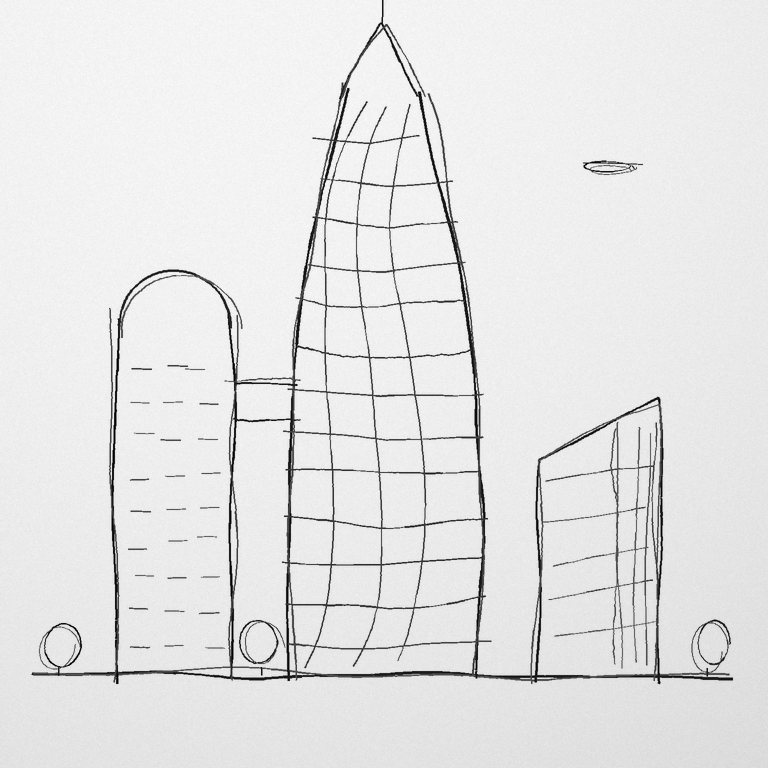
#> input picture sketches/01_futuristic_tower.png, 768 x 768 px
$ python -i preprocess.py   (imports and definitions only)
#> lines starting #> are read from the running program, lines starting #| are printed output that depends on the picture; after the words box and inside, x2 and y2 are one past the last pixel; in counts of white or black regions, pixels touching at a corner belong together
#> further down, picture is the input picture: PIL image 768x768 RGB; min 0, max 250, mean 228.8
"""Sketch preprocessing and control-map extraction.

A raw sketch (scan or phone photo) is turned into a clean binary line drawing,
and from that into the *control image* that a specific ControlNet expects:

    raw sketch ──clean_sketch()──> binary lines (black on white, square, /8 size)
                                 └──make_control(mode)──> control image

ControlNet conventions (lllyasviel ControlNet v1.1):
  * scribble / lineart / softedge: white lines on a black background
  * canny: white 1-px edges on black, extracted with the Canny operator

The OpenCV-based extractors below need no extra model downloads. If
`controlnet_aux` is installed, the learned HED / PiDiNet / Lineart annotators
can be used instead (modes ending in "_aux"), which is closer to what the
ControlNets saw during training.
"""
from __future__ import annotations

from dataclasses import dataclass

import cv2
import numpy as np
from PIL import Image

CONTROL_MODES = ("scribble", "lineart", "softedge", "canny", "softedge_aux", "lineart_aux")


@dataclass
class CleanConfig:
    size: int = 512                # output side length (square); must be divisible by 8
    background_blur: int = 41      # kernel for illumination flattening (odd)
    block_size: int = 31           # adaptive-threshold neighbourhood (odd)
    c: int = 12                    # adaptive-threshold offset; higher = fewer, darker lines kept
    min_component_px: int = 30     # remove specks smaller than this (at working resolution)
    stroke_px: int = 0             # 0 = keep stroke width, >0 = dilate/thin to roughly this width
    margin: float = 0.06           # white border added around the cropped drawing


def load_image(path_or_img) -> Image.Image:
    if isinstance(path_or_img, Image.Image):
        return path_or_img.convert("RGB")
    return Image.open(path_or_img).convert("RGB")


def clean_sketch(img, cfg: CleanConfig | None = None) -> Image.Image:
    """Return a clean binary sketch (black lines on white), square, cfg.size px.

    Steps
    1. grayscale
    2. flatten uneven lighting: divide by a heavily blurred copy (background estimate)
    3. adaptive threshold: robust to remaining shading and paper texture
    4. remove small connected components (dust, paper grain)
    5. crop to the drawing's bounding box, pad to a square with a margin, resize
    6. optionally normalise stroke width
    """
    cfg = cfg or CleanConfig()
    gray = cv2.cvtColor(np.asarray(load_image(img)), cv2.COLOR_RGB2GRAY)

    bg = cv2.medianBlur(gray, cfg.background_blur | 1)
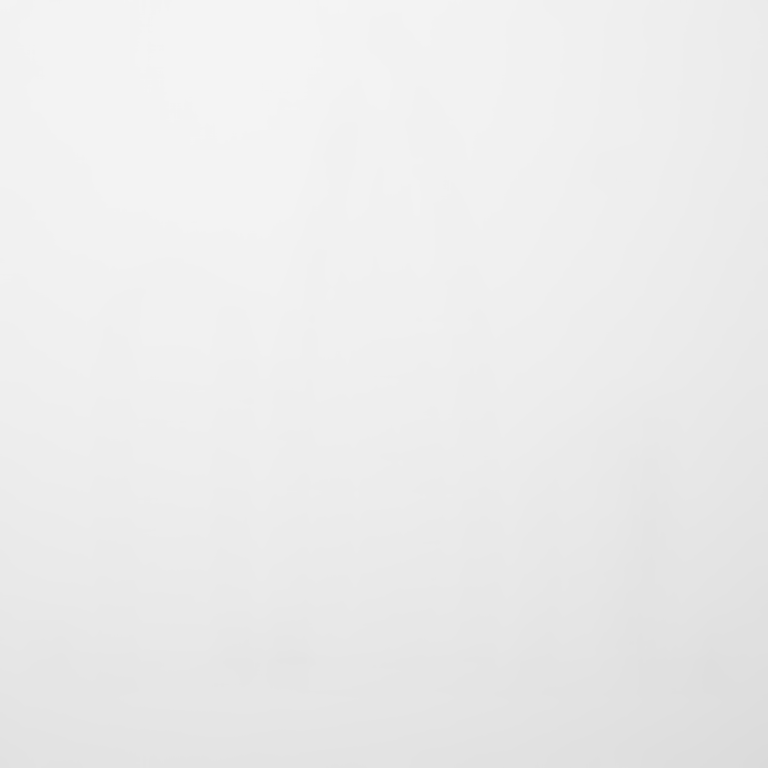
#> bg: shape (768, 768); min 218, max 244, mean 235.9
    flat = cv2.divide(gray, bg, scale=255)
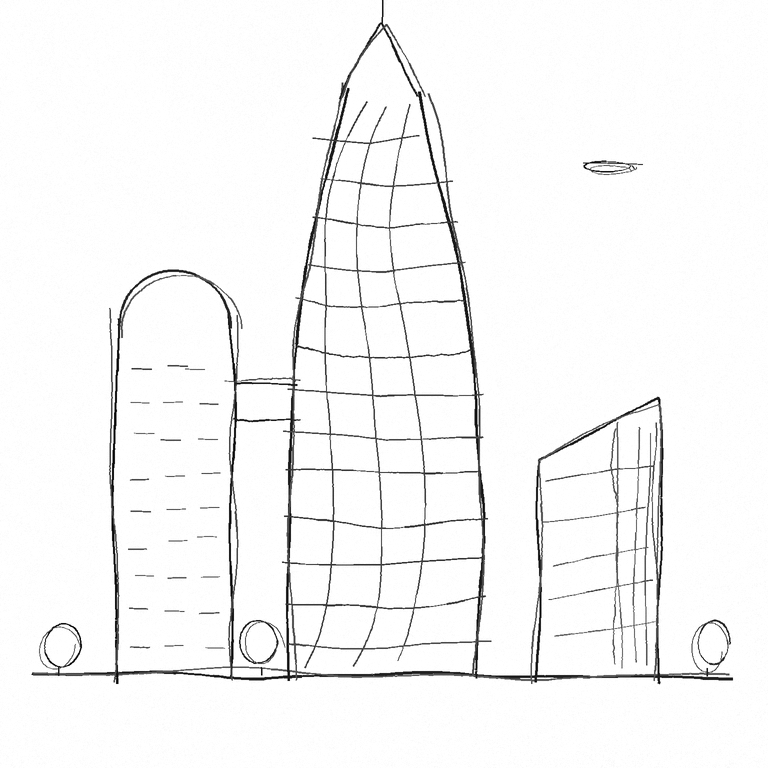
#> flat: shape (768, 768); min 0, max 255, mean 246.5

    binary = cv2.adaptiveThreshold(
        flat, 255, cv2.ADAPTIVE_THRESH_GAUSSIAN_C, cv2.THRESH_BINARY_INV, cfg.block_size | 1, cfg.c
    )  # lines = 255
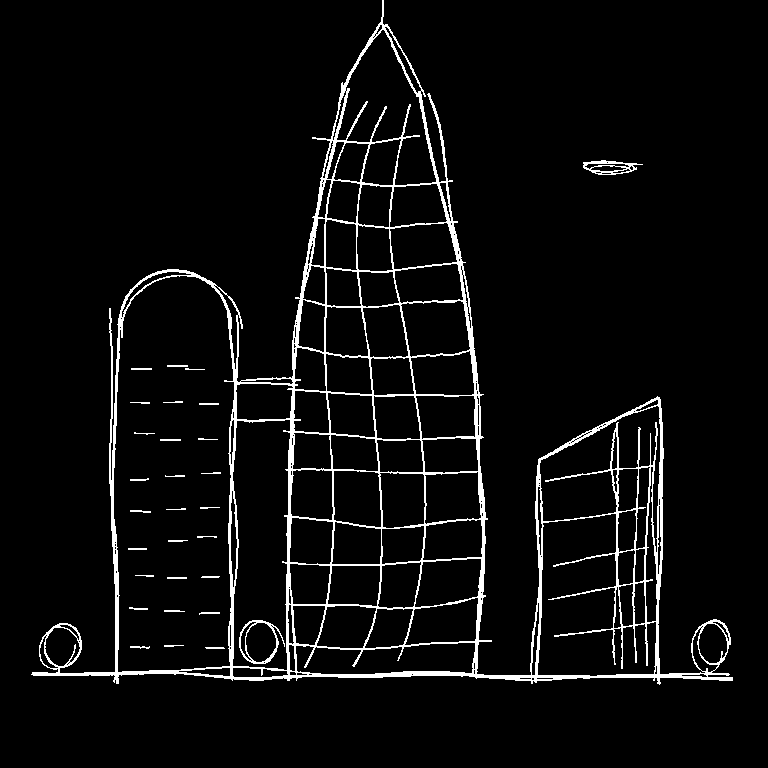
#> binary: shape (768, 768); 4.9% white; 30 white regions, largest, box (x1, y1, x2, y2) and area: (31, 0, 733, 685) 27155, (239, 620, 285, 664) 395, (583, 160, 643, 175) 367

    n, labels, stats, _ = cv2.connectedComponentsWithStats(binary, connectivity=8)
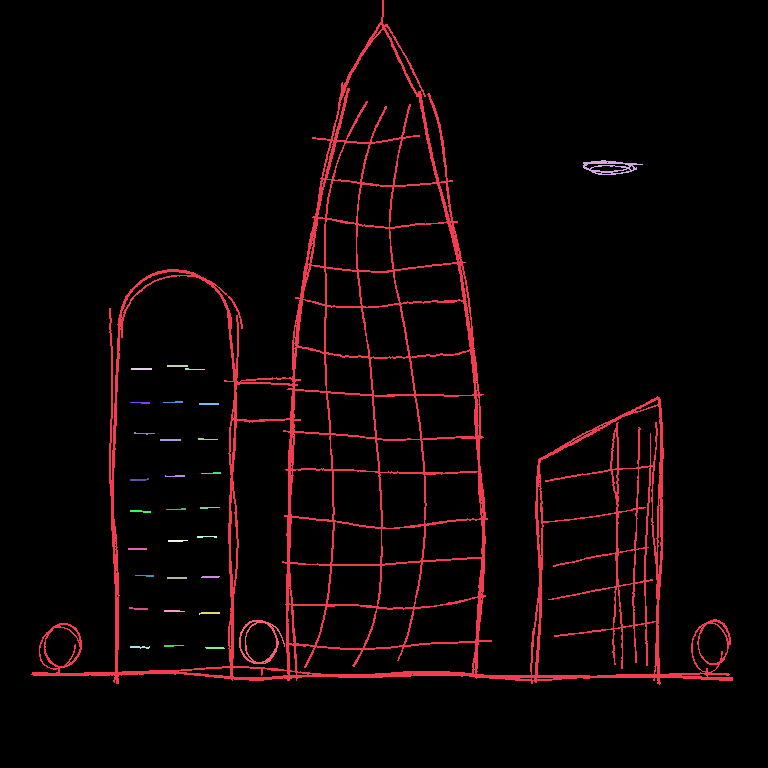
#> labels: shape (768, 768) int32; 31 distinct labels, from 0 to 30; one colour per label, 0 black
#> n = 31; stats = 31 rows, first 6: [0, 0, 768, 768, 560993], [31, 0, 702, 685, 27155], [583, 160, 60, 15, 367], [167, 365, 21, 2, 42], [131, 368, 21, 2, 42], [185, 368, 20, 2, 24]
    keep = np.zeros(n, dtype=bool)
    keep[1:] = stats[1:, cv2.CC_STAT_AREA] >= cfg.min_component_px
    binary = np.where(keep[labels], 255, 0).astype(np.uint8)

    binary = _crop_pad_square(binary, cfg.margin)
    binary = cv2.resize(binary, (cfg.size, cfg.size), interpolation=cv2.INTER_AREA)
    binary = np.where(binary > 96, 255, 0).astype(np.uint8)

    if cfg.stroke_px > 0:
        binary = _normalise_stroke(binary, cfg.stroke_px)
    return Image.fromarray(255 - binary).convert("RGB")  # black lines on white


def _crop_pad_square(lines: np.ndarray, margin: float) -> np.ndarray:
#> called with margin = 0.06
    ys, xs = np.nonzero(lines)
    if len(xs) == 0:
        return lines
    x0, x1, y0, y1 = xs.min(), xs.max() + 1, ys.min(), ys.max() + 1
#> x0 = 31; x1 = 733; y0 = 0; y1 = 685
    crop = lines[y0:y1, x0:x1]
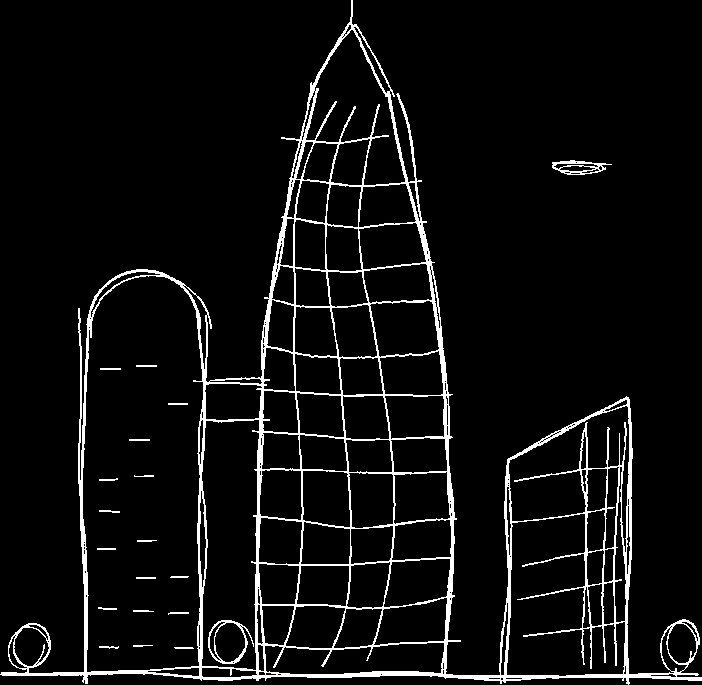
#> crop: shape (685, 702); 5.9% white; 20 white regions, largest, box (x1, y1, x2, y2) and area: (0, 0, 702, 685) 27155, (208, 620, 254, 664) 395, (552, 160, 612, 175) 367
    h, w = crop.shape
#> h = 685; w = 702
    side = int(max(h, w) * (1 + 2 * margin))
#> side = 786
    out = np.zeros((side, side), dtype=np.uint8)
    oy, ox = (side - h) // 2, (side - w) // 2
#> oy = 50; ox = 42
    out[oy : oy + h, ox : ox + w] = crop
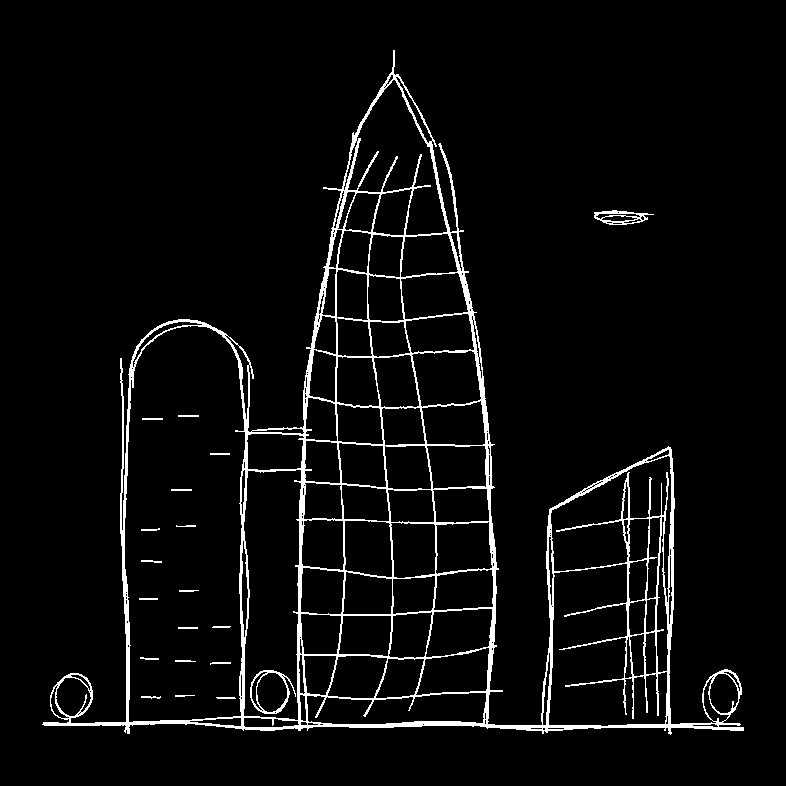
#> out: shape (786, 786); 4.6% white; 20 white regions, largest, box (x1, y1, x2, y2) and area: (42, 50, 744, 735) 27155, (250, 670, 296, 714) 395, (594, 210, 654, 225) 367
    return out


# [42 lines left out: functions _normalise_stroke, make_control, not called in this run]


_AUX: dict = {}


# [10 lines left out: functions _aux_cache, sketch_lines_mask, not called in this run]

>>> from PIL import Image
>>> picture = Image.open('../../sketches/01_futuristic_tower.png')
>>> result = clean_sketch(picture)
#> in clean_sketch, `binary = np.where(binary > 96, 255, 0).astype(np.uint8)`:
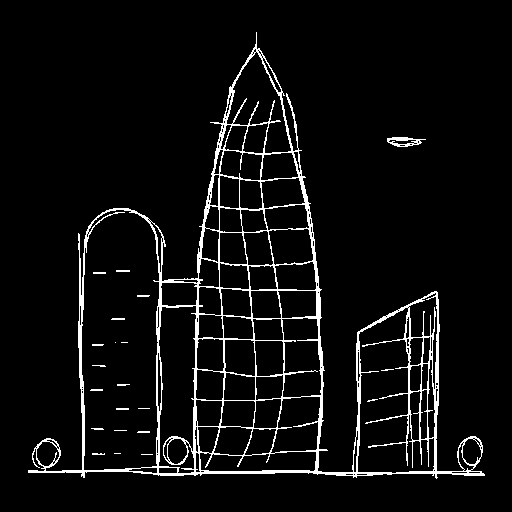
#> binary: shape (512, 512); 5.4% white in thin lines or dots, all inside (x1, y1, x2, y2) = (28, 32, 485, 479)

$ run again, on sketches/02_robot_character.png
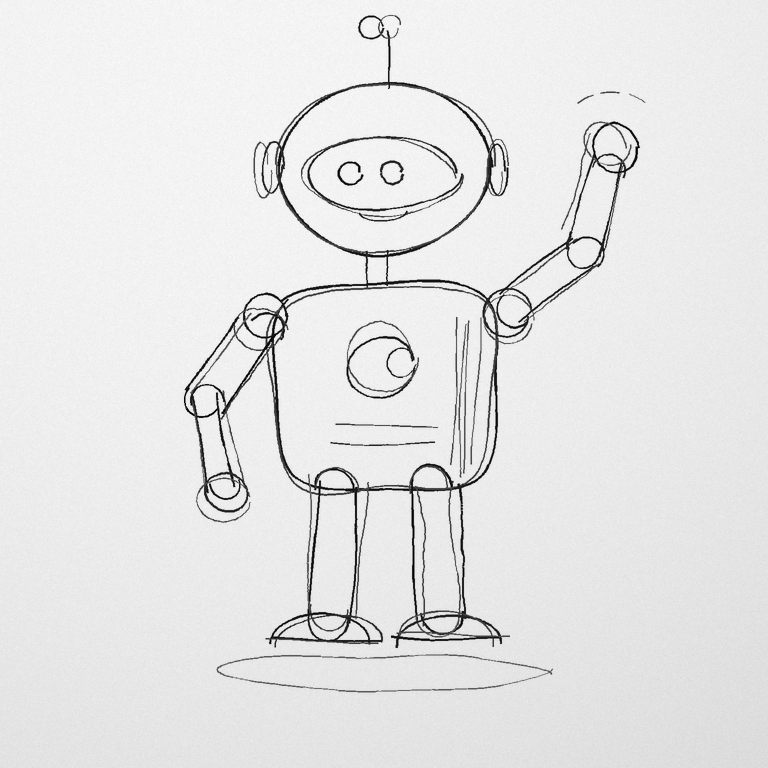
#> input picture sketches/02_robot_character.png, 768 x 768 px
#> picture is the input picture: PIL image 768x768 RGB; min 0, max 250, mean 229.5
#> labels: shape (768, 768) int32; 15 distinct labels, from 0 to 14
#> n = 15; stats = 15 rows, first 6: [0, 0, 768, 768, 565744], [184, 15, 456, 633, 18358], [600, 91, 20, 3, 38], [629, 93, 17, 10, 30], [577, 94, 17, 10, 39], [301, 136, 163, 86, 1495]
#> x0 = 184; x1 = 646; y0 = 15; y1 = 693
#> in _crop_pad_square, `crop = lines[y0:y1, x0:x1]`:
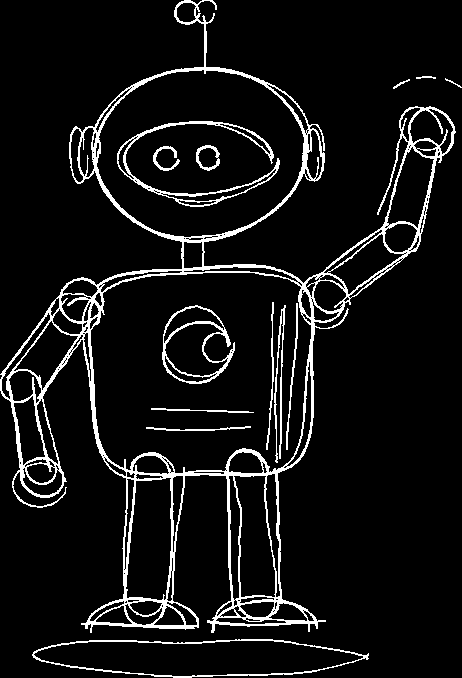
#> crop: shape (678, 462); 7.7% white in thin lines or dots
#> out: shape (759, 759); 4.2% white in thin lines or dots, all inside (x1, y1, x2, y2) = (148, 40, 610, 718)
#> in clean_sketch, `binary = np.where(binary > 96, 255, 0).astype(np.uint8)`:
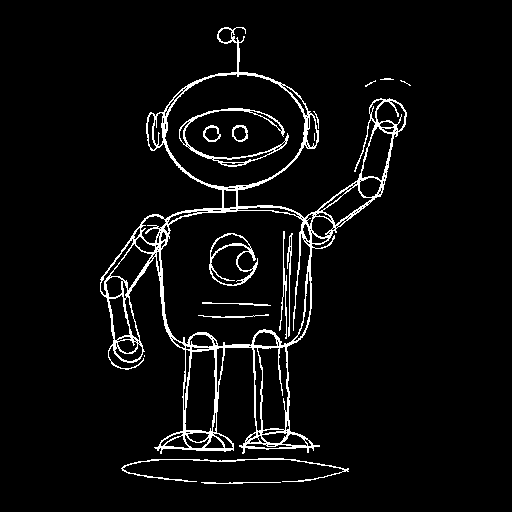
#> binary: shape (512, 512); 4.8% white in thin lines or dots, all inside (x1, y1, x2, y2) = (100, 27, 411, 484)

$ run again, on sketches/03_hover_car.png
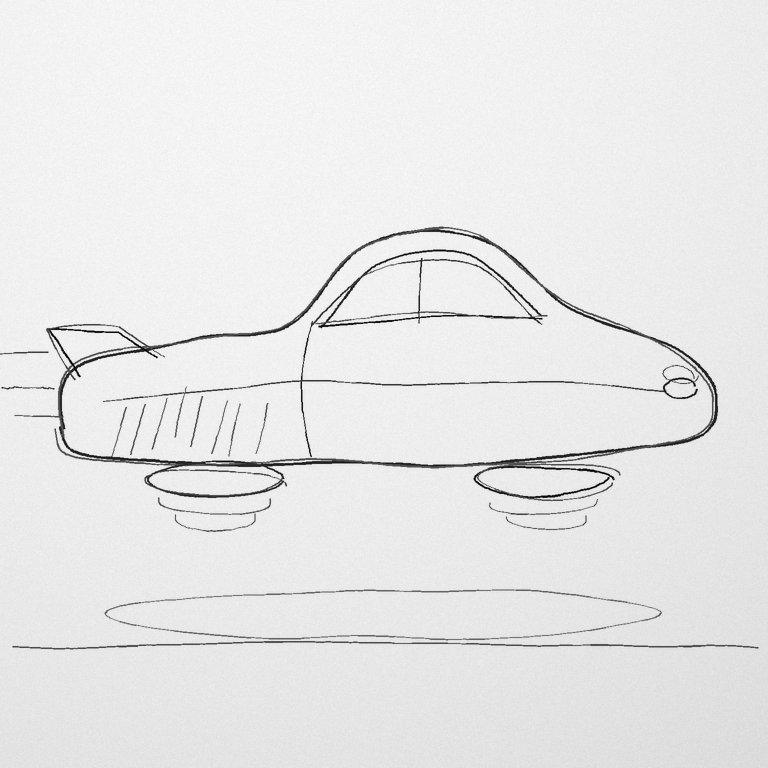
#> input picture sketches/03_hover_car.png, 768 x 768 px
#> picture is the input picture: PIL image 768x768 RGB; min 0, max 250, mean 231.8
#> labels: shape (768, 768) int32; 16 distinct labels, from 0 to 15
#> n = 16; stats = 16 rows, first 6: [0, 0, 768, 768, 571830], [14, 226, 704, 275, 9377], [103, 249, 596, 208, 3694], [0, 351, 49, 4, 88], [1, 386, 54, 4, 106], [190, 396, 13, 51, 110]
#> ys = 17994 values from 226 to 649; xs = 17994 values, max 758 at index 17903, min 0 at index 5181, mean 368
#> x0 = 0; x1 = 759; y0 = 226; y1 = 650
#> in _crop_pad_square, `crop = lines[y0:y1, x0:x1]`:
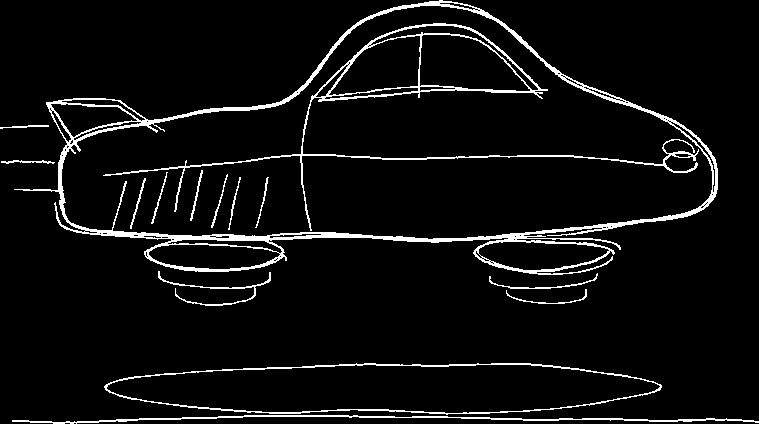
#> crop: shape (424, 759); 5.6% white in thin lines or dots
#> out: shape (850, 850); 2.5% white in thin lines or dots, all inside (x1, y1, x2, y2) = (45, 213, 804, 637)
#> in clean_sketch, `binary = np.where(binary > 96, 255, 0).astype(np.uint8)`:
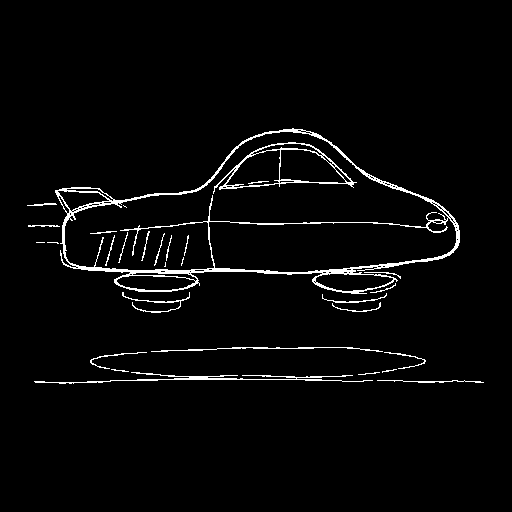
#> binary: shape (512, 512); 2.9% white in thin lines or dots, all inside (x1, y1, x2, y2) = (27, 128, 484, 384)

$ run again, on sketches/04_desk_lamp.png
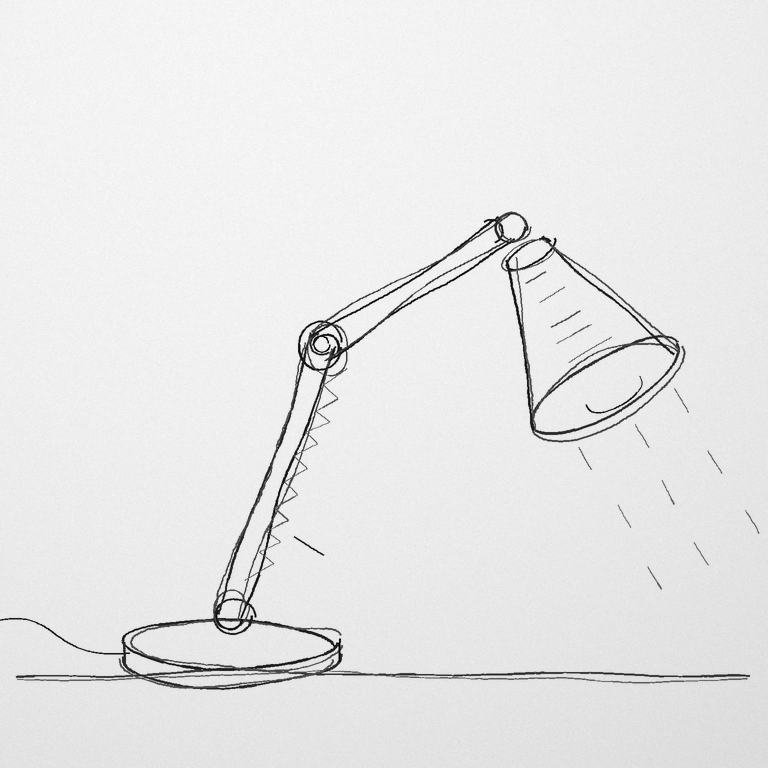
#> input picture sketches/04_desk_lamp.png, 768 x 768 px
#> picture is the input picture: PIL image 768x768 RGB; min 0, max 250, mean 231.7
#> labels: shape (768, 768) int32; 20 distinct labels, from 0 to 19
#> n = 20; stats = 20 rows, first 6: [0, 0, 768, 768, 573145], [0, 211, 750, 479, 12050], [501, 235, 185, 208, 3625], [525, 271, 22, 13, 53], [539, 286, 26, 17, 46], [550, 310, 31, 18, 78]
#> ys = 16674 values from 211 to 689; xs = 16674 values, max 759 at index 9254, min 0 at index 10572, mean 391.6
#> x0 = 0; x1 = 760; y0 = 211; y1 = 690
#> crop: shape (479, 760); 4.6% white in thin lines or dots
#> out: shape (851, 851); 2.3% white in thin lines or dots, all inside (x1, y1, x2, y2) = (45, 186, 805, 665)
#> in clean_sketch, `binary = np.where(binary > 96, 255, 0).astype(np.uint8)`:
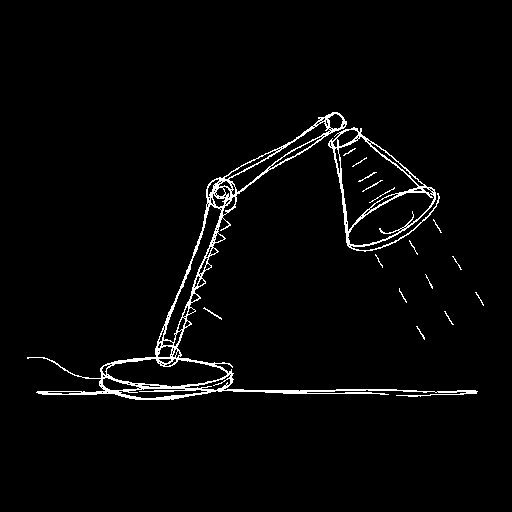
#> binary: shape (512, 512); 2.7% white in thin lines or dots, all inside (x1, y1, x2, y2) = (27, 112, 484, 400)
